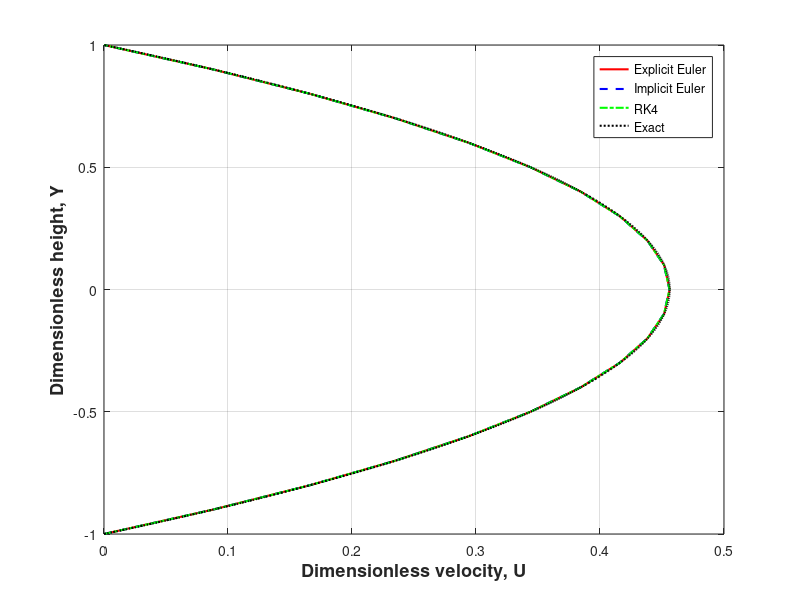
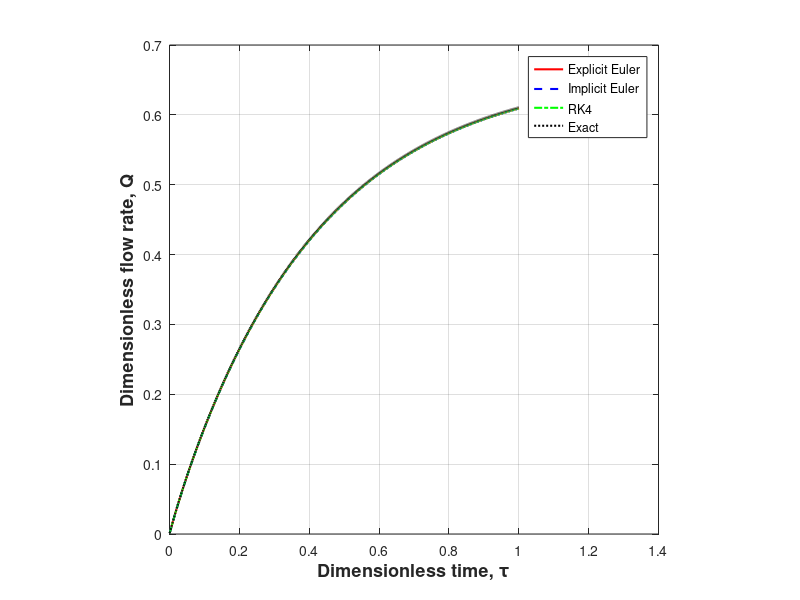
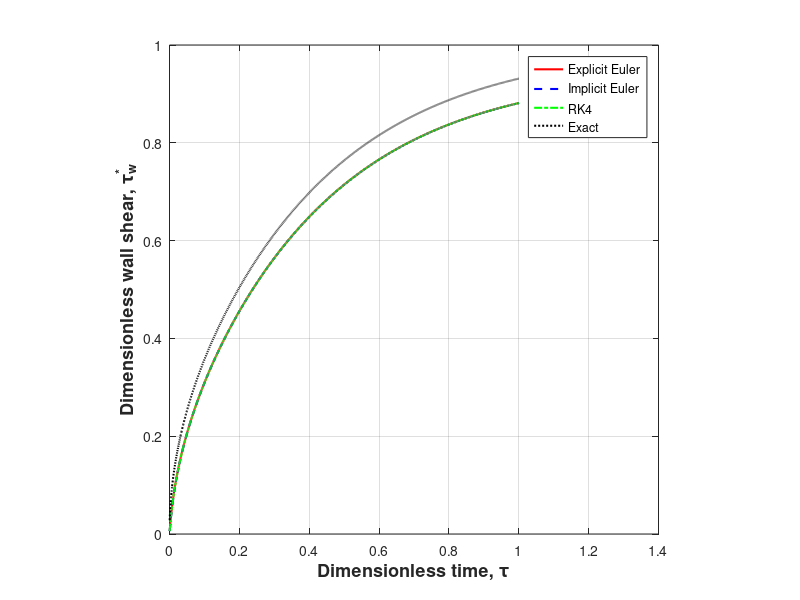
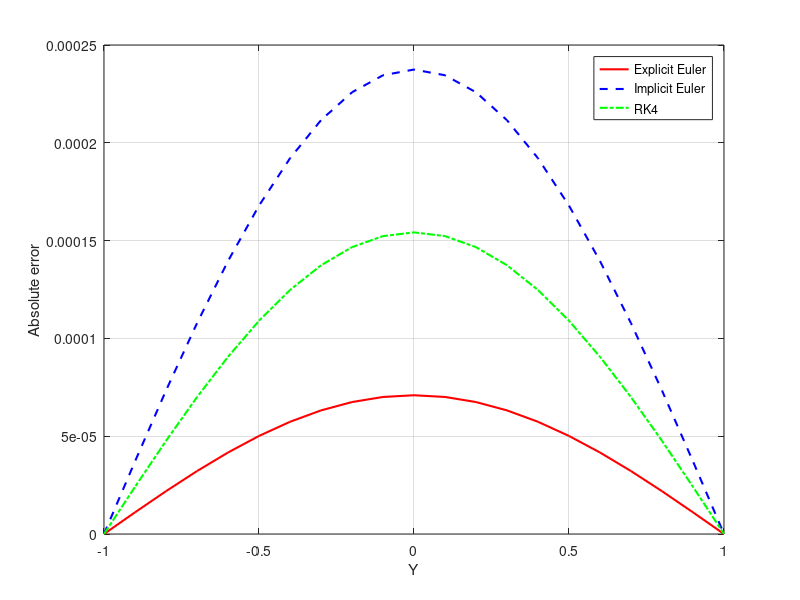

Recreate these plots in MATLAB, in order.

%%%%%%%%%%%%%%%%%%%%%%%%%%%%
% Midterm - Fluid Flow between 2 Parallel Plates
% By: Hannah Douthit
% AE 601
% 
%%%%%%%%%%%%%%%%%%%%%%%%%%%%
% 1. Scaling and Equations
%%%%%%%%%%%%%%%%%%%%%%%%%%%%

% du/dt = -1/rho * dP/dx + nu * d^2u/dy^2
% dU/dtau = G + d^2U/dY^2

clear; clc;
h =1;

%change spacing
dy = 0.1;       %grid spacing; change 0.2 0.1 0.05
% r = 0.25;    % change r value with constant grid spacing
% dt = r*dy^2;
dt = 0.000625;    %change for each run rk4
t = 1;

%nondim
Y = -h:dy:h;
tau = 0:dt:t;

%bc
ubot = 0;
utop = 0;

%ic
U_i = zeros(size(Y));


%%%%%%%%%%%%%%%%%%%%%%%%%%%%
% 2. Exact Solution
%%%%%%%%%%%%%%%%%%%%%%%%%%%%

tau_final = tau(end);
Yex = linspace(-1,1,1000);
Uss = -Yex.^2/2 + 1/2;

N = 500;
tsum = zeros(size(Yex));

for n = 0:N

    m = 2*n + 1;

    term = ((-1)^n/m^3) .* ...
        cos(m*pi*Yex/2) .* ...
        exp(-(m^2*pi^2/4)*tau_final);

    tsum = tsum + term;

end

Utrans = -16/pi^3 * tsum;

U_ex = Uss + Utrans;


%%%%%%%%%%%%%%%%%%%%%%%%%%%%
% 3. Numerical Solutions
%%%%%%%%%%%%%%%%%%%%%%%%%%%%

r = dt / (dy)^2;
Q = [];

% i. Explicit

N = length(Y);
Uta = zeros(N, 1);
Utn = U_i';
forcing = zeros(N,1);
forcing(2:N-1) = 1;

%matrix
LHS = r;
M = 1-2*r;
RHS = r;
A = zeros(N,N);

%boundary
A(1,1) = 1;
A(N,N) = 1;

for i = 2:N-1
    A(i,i) = M;
    if i > 1
        A(i, i-1) = LHS;
    end

    if i < N
        A(i, i+1) = RHS;
    end
end

%initialize
tstart = 0;
tend = 1;
count = tstart;
tau_hist = [];
ws = [];

%loop
while count < tend
    Uta = A*Utn + dt*forcing;
    count = count + dt;
    Utn = Uta;
    %flow rate
    tau_hist(end+1) = count;
    Q(end+1) = trapz(Y,Uta);
    %wall shear
    ws(end+1) = (Uta(2)-Uta(1))/dy;
end


% ii. Implicit
% matrix
LHSi = -r;
Mi = 1 + 2*r;
RHSi = -r;

A_i = zeros(N,N);

A_i(1,1) = 1;
A_i(N,N) = 1;

for i = 2:N-1
    A_i(i,i) = Mi;
    A_i(i,i-1) = LHSi;
    A_i(i,i+1) = RHSi;
end

%initialize while loop
forcing_i = zeros(N,1);
forcing_i(2:N-1) = 1;

Uta_i = zeros(N,1);
Utn_i = U_i';
Q_i = [];
ws_i = [];
tau_hist_i = [];

count = tstart;

%loop
while count < tend

    rhs_i = Utn_i + dt*forcing_i;
    Uta_i = A_i \ rhs_i;

    count = count + dt;
    Utn_i = Uta_i;

    %flow rate
    tau_hist_i(end+1) = count;
    Q_i(end+1) = trapz(Y,Uta_i);

    %shear stress
    ws_i(end+1) = (Uta_i(2)-Uta_i(1))/dy;
end



%%%%%%%%%%%%%%%%%%%%%%%%%%%%
% 4. 4th- Order Runge Kutta
%%%%%%%%%%%%%%%%%%%%%%%%%%%%

%matrix
N = length(Y);
L = zeros(N,N);

for i = 2:N-1
    L(i,i) = -2;
    L(i,i-1) = 1;
    L(i,i+1) = 1;
end

L = L/dy^2;

%initialize
source = zeros(N,1);
source(2:N-1) = 1;

% loop solving for each of the four point slops
F = @(U) source + L*U;

Utnrk = U_i';
Utark = zeros(N,1);

Qr = [];
wsr = [];
tau_hist_r = [];

count = tstart;

while count < tend

    k1 = F(Utnrk);

    Uhalf = Utnrk + (dt/2)*k1;
    k2 = F(Uhalf);

    Uqua = Utnrk + (dt/2)*k2;
    k3 = F(Uqua);

    Ufull = Utnrk + dt*k3;
    k4 = F(Ufull);

    Utark = Utnrk + (dt/6)*(k1 + 2*k2 + 2*k3 + k4);

    Utnrk = Utark;
    count = count + dt;

    tau_hist_r(end+1) = count;
    Qr(end+1) = trapz(Y,Utark);
    wsr(end+1) = (Utark(2)-Utark(1))/dy;

end


%%%%%%%%%%%%%%%%%%%%%%%%%%%%
% 5. Results
%%%%%%%%%%%%%%%%%%%%%%%%%%%%


%using tau_his to get Qex and Tauex for plotting purposes
Q_exact = zeros(size(tau_hist));
ws_exact = zeros(size(tau_hist));

Nterms = 500;

for k = 1:length(tau_hist)

    tau_k = tau_hist(k);
    sum_Q = 0;
    sum_ws = 0;

    for n = 0:Nterms

        m = 2*n + 1;

        sum_Q = sum_Q + (1/m^4) * ...
            exp(-(m^2*pi^2/4)*tau_k);

        sum_ws = sum_ws + (1/m^2) * ...
            exp(-(m^2*pi^2/4)*tau_k);

    end

    Q_exact(k) = 2/3 - (64/pi^4)*sum_Q;
    ws_exact(k) = 1 - (8/pi^2)*sum_ws;

end


% Velocity Profile

plot(Uta,Y,'r-','LineWidth',1.5)
hold on
plot(Uta_i,Y,'b--','LineWidth',1.5)
plot(Utark,Y,'g-.','LineWidth',1.5)
plot(U_ex,Yex,'k:','LineWidth',1.5)
grid on
xlabel('Dimensionless velocity, U','FontSize',13,'FontWeight','bold')
ylabel('Dimensionless height, Y','FontSize',13,'FontWeight','bold')
legend('Explicit Euler','Implicit Euler','RK4','Exact', ...
    'Location','best')
xlim([0 0.5])


% Flow Rate over Time
figure
plot(tau_hist,Q,'r-','LineWidth',1.5)
hold on
plot(tau_hist_i,Q_i,'b--','LineWidth',1.5)
plot(tau_hist_r,Qr,'g-.','LineWidth',1.5)
plot(tau_hist,Q_exact,'k:','LineWidth',1.5)

xlabel('Dimensionless time, \tau','FontSize',13,'FontWeight','bold')
ylabel('Dimensionless flow rate, Q','FontSize',13,'FontWeight','bold')

legend('Explicit Euler','Implicit Euler','RK4','Exact', ...
    'Location','best')
grid on
pbaspect([1 1 1])


% Wall Shear over Time
figure
plot(tau_hist,ws,'r-','LineWidth',1.5)
hold on
plot(tau_hist_i,ws_i,'b--','LineWidth',1.5)
plot(tau_hist_r,wsr,'g-.','LineWidth',1.5)
plot(tau_hist,ws_exact,'k:','LineWidth',1.5)

xlabel('Dimensionless time, \tau','FontSize',13,'FontWeight','bold')
ylabel('Dimensionless wall shear, \tau_w^*','FontSize',13,'FontWeight','bold')

legend('Explicit Euler','Implicit Euler','RK4','Exact', ...
    'Location','best')

grid on
pbaspect([1 1 1])


%%%%%%%%%%%%%%%%%%%%%%%%%%%%
% 5. Error Comparison
%%%%%%%%%%%%%%%%%%%%%%%%%%%%
U_ex_num = interp1(Yex(:),U_ex(:),Y(:));
% velocity
Ee = max(abs(Uta(:) - U_ex_num(:)));
Ei = max(abs(Uta_i(:) - U_ex_num(:)));
Erk = max(abs(Utark(:) - U_ex_num(:)));
% flow rate
Ee_Q = max(abs(Q - Q_exact));
Ei_Q = max(abs(Q_i - Q_exact));
Erk_Q = max(abs(Qr - Q_exact));

% wall shear
Ee_ws = max(abs(ws - ws_exact));
Ei_ws = max(abs(ws_i - ws_exact));
Erk_ws = max(abs(wsr - ws_exact));

% Error plot
Uta = Uta(:);
Uta_i = Uta_i(:);
Utark = Utark(:);
U_ex_num = U_ex_num(:);

error_explicit = abs(Uta-U_ex_num);
error_implicit = abs(Uta_i-U_ex_num);
error_RK4 = abs(Utark-U_ex_num);

figure
plot(Y(:),error_explicit,'r-','LineWidth',1.5)
hold on
plot(Y(:),error_implicit,'b--','LineWidth',1.5)
plot(Y(:),error_RK4,'g-.','LineWidth',1.5)
hold off

xlabel('Y')
ylabel('Absolute error')
legend('Explicit Euler','Implicit Euler','RK4')
grid on

% grid study values
% spatial loglog plot
dy_values = [0.05, 0.1, 0.2];

error_explicit_grid = [9.5170e-05, 3.7987e-04, 4.4648e-04];
error_implicit_grid = [7.1231e-05, 2.8439e-04, 2.2000e-03];
error_RK4_grid = [1.1963e-05, 4.7637e-05, 8.9235e-04];


figure
loglog(dy_values,error_explicit_grid,'r-o','LineWidth',1.5)
hold on
loglog(dy_values,error_implicit_grid,'b-s','LineWidth',1.5)
loglog(dy_values,error_RK4_grid,'g-^','LineWidth',1.5)

xlabel('\Delta Y','FontSize',13,'FontWeight','bold')
ylabel('Maximum velocity-profile error','FontSize',13,'FontWeight','bold')

legend('Explicit Euler','Implicit Euler','RK4', ...
    'Location','best')
grid on

% Temporal grid-spacing study by changing r

r_values = [0.10, 0.25, 0.40, 0.50];

error_explicit_r = [8.8933e-05, 3.8031e-04, ...
                    3.1133e-04, 4.4648e-04];

error_implicit_r = [3.5561e-04, 2.8394e-04, ...
                    7.5537e-04, 8.8855e-04];

error_RK4_r = [2.2229e-04, 4.8084e-05, ...
               2.2229e-04, 2.2229e-04];

figure
semilogy(r_values,error_explicit_r,'r-o','LineWidth',1.5)
hold on
semilogy(r_values,error_implicit_r,'b-s','LineWidth',1.5)
semilogy(r_values,error_RK4_r,'g-^','LineWidth',1.5)

xlabel('Diffusion number, r','FontSize',13,'FontWeight','bold')
ylabel('Maximum velocity-profile error','FontSize',13,'FontWeight','bold')

legend('Explicit Euler','Implicit Euler','RK4','Location','best')
grid on

%RK4 study
dt_values = [0.005, 0.0025, 0.00125, 0.000625];

RK4_dt_errors = [2.2184e-04, 4.8084e-05, ...
    8.6671e-05, 1.5420e-04];

figure
loglog(dt_values,RK4_dt_errors,'-o','LineWidth',1.5)

xlabel('\Delta\tau','FontSize',13,'FontWeight','bold')
ylabel('Maximum velocity-profile error','FontSize',13,'FontWeight','bold')

grid on
